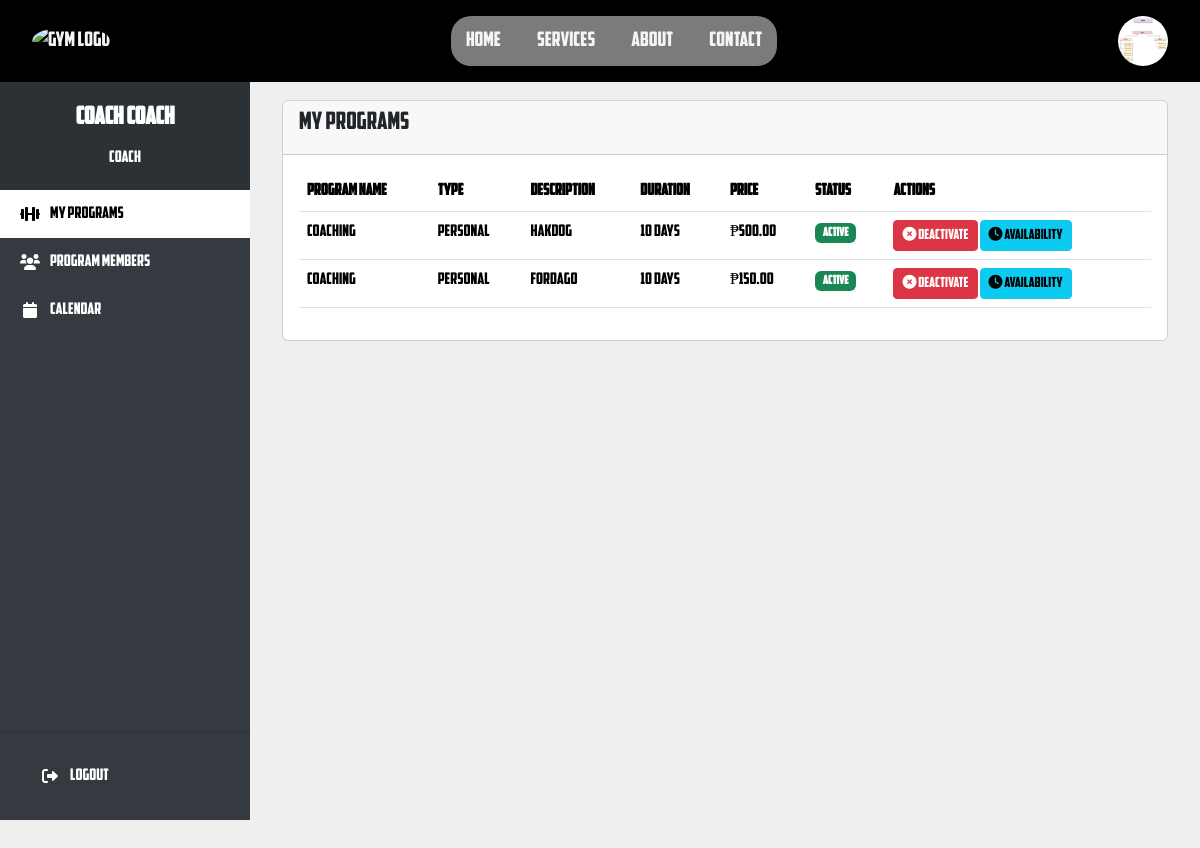
Page /website/coach/programs.php (signed in) on the earlier database version.
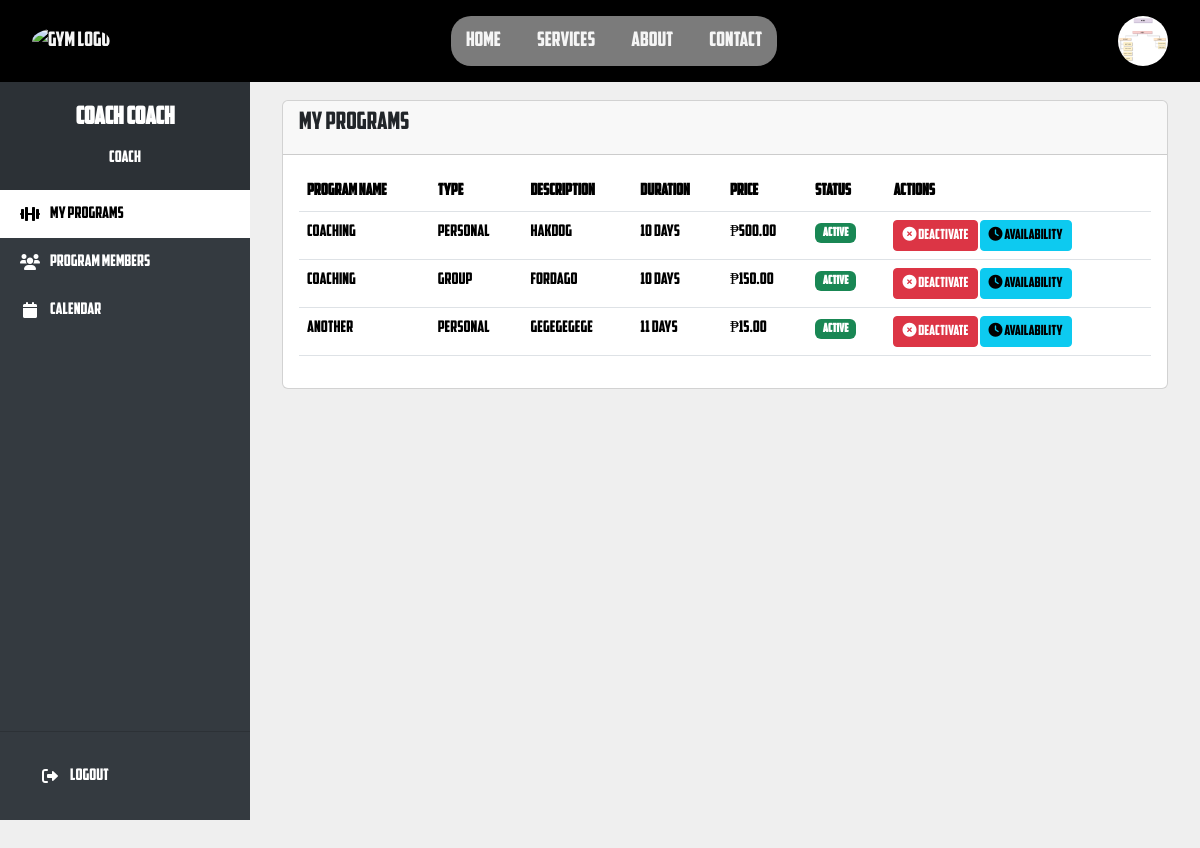
Same page on the later database version.
### tables this page shows
CREATE TABLE `programs` (
  `id` int(11) NOT NULL,
  `program_name` varchar(100) NOT NULL,
  `program_type_id` int(11) NOT NULL,
  `duration` int(11) NOT NULL,
  `duration_type_id` int(11) NOT NULL,
  `description` text DEFAULT NULL,
  `status` enum('active','inactive') NOT NULL,
  `is_removed` tinyint(1) NOT NULL DEFAULT 0,
  `created_at` timestamp NOT NULL DEFAULT current_timestamp(),
  `updated_at` timestamp NOT NULL DEFAULT current_timestamp() ON UPDATE current_timestamp()
);

CREATE TABLE `coach_program_types` (
  `id` int(11) NOT NULL,
  `coach_id` int(11) NOT NULL,
  `program_id` int(11) NOT NULL,
  `type` enum('personal','group','','') NOT NULL,
  `price` decimal(10,2) NOT NULL,
  `description` text DEFAULT NULL,
  `status` enum('active','inactive','pending','') NOT NULL,
  `created_at` timestamp NOT NULL DEFAULT current_timestamp(),
  `updated_at` timestamp NOT NULL DEFAULT current_timestamp() ON UPDATE current_timestamp()
);

CREATE TABLE `duration_types` (
  `id` int(11) NOT NULL,
  `type_name` varchar(20) NOT NULL
);

### website/coach.class.php (called while the page is built, shortened)
<?php
class Coach_class {
    protected $db;
    public function __construct() {
        $this->db = new mysqli('localhost', 'root', '', 'gym_managementdb');
    }
    public function getCoachPrograms($coachId) {
        $sql = "SELECT p.*, cpt.id as coach_program_type_id, cpt.price, cpt.status as coach_program_status,
                dt.type_name as duration_type,
                cpt.price as coach_program_price,
                cpt.status as coach_program_status,
                cpt.description as coach_program_description,
                cpt.type as coach_program_type
                FROM programs p
                INNER JOIN coach_program_types cpt ON p.id = cpt.program_id
                JOIN duration_types dt ON p.duration_type_id = dt.id
                WHERE cpt.coach_id = ? AND p.is_removed = 0";
        $stmt = $this->db->prepare($sql);
        $stmt->bind_param("i", $coachId);
        $stmt->execute();
        $result = $stmt->get_result();
        return $result->fetch_all(MYSQLI_ASSOC);
    }
}
?>

### website/coach/programs.php (the view, shortened to what the changed rows need)
<?php
    require_once '../coach.class.php';
    $coach = new Coach_class();
    $coachPrograms = $coach->getCoachPrograms($_SESSION['user_id']);
?>
<div id="content">
    <div class="container-fluid">
        <div class="row">
            <div class="col-12">
                <div class="card">
                    <div class="card-body">
                        <div class="table-responsive">
                            <table class="table table-hover">
                                <thead>
                                    <tr>
                                        <th>Program Name</th>
                                        <th>Type</th>
                                        <th>Description</th>
                                        <th>Duration</th>
                                        <th>Price</th>
                                        <th>Status</th>
                                        <th>Actions</th>
                                    </tr>
                                </thead>
                                <tbody>
                                    <?php if (!empty($coachPrograms)): ?>
                                        <?php foreach ($coachPrograms as $program): ?>
                                            <tr>
                                                <td><?= htmlspecialchars($program['program_name']) ?></td>
                                                <td><?= htmlspecialchars($program['coach_program_type']) ?></td>
                                                <td><?= htmlspecialchars($program['coach_program_description']) ?></td>
                                                <td><?= htmlspecialchars($program['duration'] . ' ' . $program['duration_type']) ?></td>
                                                <td>₱<?= number_format($program['coach_program_price'], 2) ?></td>
                                                <td>
                                                    <?php if ($program['coach_program_status'] === 'active'): ?>
                                                        <span class="badge bg-success">Active</span>
                                                    <?php else: ?>
                                                        <span class="badge bg-danger">Inactive</span>
                                                    <?php endif; ?>
                                                </td>
                                                <td>
                                                    <button type="button"
                                                            class="btn <?= $program['coach_program_status'] === 'active' ? 'btn-danger' : 'btn-success' ?> btn-sm"
                                                            onclick="toggleStatus(<?= $program['coach_program_type_id'] ?>, '<?= $program['coach_program_status'] ?>', this)">
                                                        <?php if ($program['coach_program_status'] === 'active'): ?>
                                                            <i class="fas fa-times-circle"></i> Deactivate
                                                        <?php else: ?>
                                                            <i class="fas fa-check-circle"></i> Activate
                                                        <?php endif; ?>
                                                    </button>
                                                    <button type="button"
                                                            class="btn btn-info btn-sm"
                                                            onclick="showAvailability(<?= $program['coach_program_type_id'] ?>)">
                                                        <i class="fas fa-clock"></i> Availability
                                                    </button>
                                                </td>
                                            </tr>
                                        <?php endforeach; ?>
                                    <?php else: ?>
                                        <tr>
                                            <td colspan="7" class="text-center">No programs found</td>
                                        </tr>
                                    <?php endif; ?>
                                </tbody>
                            </table>
                        </div>
                    </div>
                </div>
            </div>
        </div>
    </div>
</div>

Differences in the rows shown:
changed through a linked row, programs "Coaching": coach_program_types.type "personal" → "group"
added programs: program_name "another", coach_program_types.type "personal", coach_program_types.description "gegegegege", duration.type_name "11 days", coach_program_types.price "15.00"
